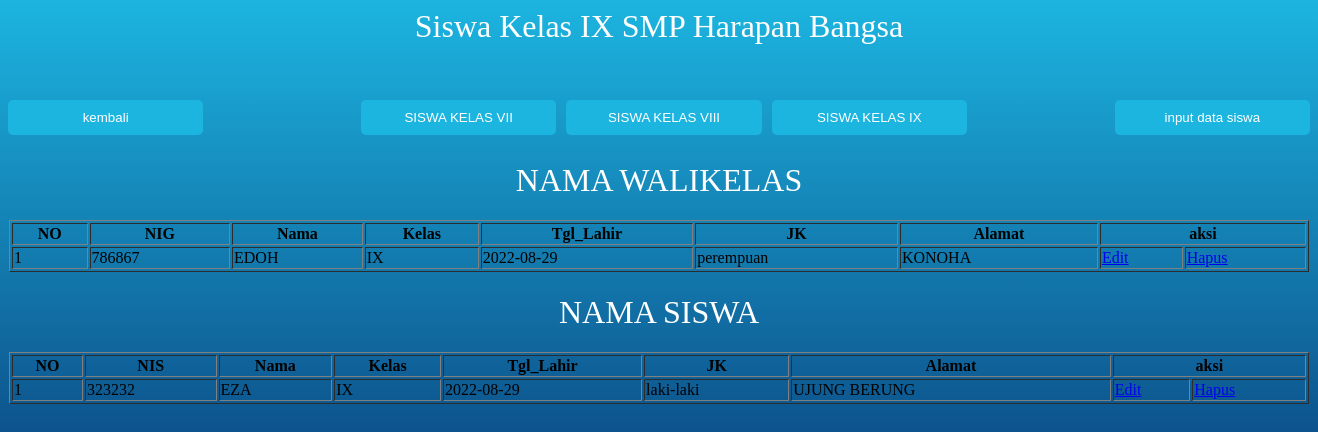
/siswa_ix.php (signed in), run on the app's committed database.
### tables this page shows
CREATE TABLE `guru` (
  `NIG` int(11) NOT NULL,
  `nama` varchar(50) NOT NULL,
  `tgl_lahir` date NOT NULL,
  `jk` varchar(20) NOT NULL,
  `alamat` varchar(225) NOT NULL,
  `kelas` varchar(10) NOT NULL,
  `Tingkatan` varchar(10) NOT NULL,
  `nama_jurusan` varchar(50) DEFAULT NULL
);

CREATE TABLE `siswa` (
  `NIS` int(11) NOT NULL,
  `nama` varchar(50) NOT NULL,
  `kelas` varchar(10) NOT NULL,
  `tgl_lahir` date NOT NULL,
  `jk` varchar(20) NOT NULL,
  `alamat` varchar(225) NOT NULL,
  `nama_jurusan` varchar(10) DEFAULT NULL
);

### userix.php (called while the page is built, shortened)
<?php
class User {
public function showData()
	{
        $conn = new Koneksi();
        $db=$conn->metal();
		$stmt=$db->prepare("SELECT NIS,nama,kelas,tgl_lahir,jk,alamat,nama FROM siswa where kelas='IX' ORDER BY nama ASC");
		$stmt->execute();
		return $stmt;
	}
    public function showDataix()
	{
        $conn = new Koneksi();
        $db=$conn->metal();
		$stmt=$db->prepare("SELECT NIG,nama,kelas,Tingkatan,tgl_lahir,jk,alamat FROM guru where NIG='786867' AND kelas='IX' AND Tingkatan='SMP'");
		$stmt->execute();
		return $stmt;
	}
}

### siswa_ix.php (the view, shortened to what this page needs)
<?php
require 'userix.php';
$obj = new User();
?>
<h1>Siswa Kelas IX SMP Harapan Bangsa</h1>
<link rel="stylesheet" type="text/css" href="css/smp.css">
<form action = "input_siswa.php" method ="POST" name="login">
<input type ="submit" class="tombol_input1" name = "submit" value = "input data siswa">
<p>
<center>
<table class= 'table table-bordered table-responsive'>
 <table border="1" width="1300px" >
    <tr>
     <th>NO</th>
     <th>NIG</th>
     <th>Nama</th>
     <th>Kelas</th>
     <th>Tgl_Lahir</th>
     <th>JK</th>
     <th>Alamat</th>
     <th  colspan="5">aksi</th>
 </tr>
</center>
 <?php
$no=1;
	$data=$obj->showDataix();
	if($data->rowCount()>0){
	while($row=$data->fetch(PDO::FETCH_ASSOC)){
?>
<tr>
	<td><?php echo $no; ?></td>
	<td><?php echo $row['NIG']; ?></td>
	<td><?php echo $row['nama']; ?></td>
    <td><?php echo $row['kelas']; ?></td>
    <td><?php echo $row['tgl_lahir']; ?></td>
    <td><?php echo $row['jk']; ?></td>
    <td><?php echo $row['alamat']; ?></td>
    <td><a href="editguru.php?NIG=<?php echo $row['NIG']; ?>">Edit</a></td>
    <td><a href="proses_delete_guru.php?NIG=<?php echo $row['NIG']; ?>">Hapus</a></td>
    </tr>
    </form>
<?php
$no+=1; }
}else{
echo '<tr>
		<td> Not found</td>
    </tr>';
}
?>
 <form action = "index.php" method ="POST" name="kembali">
<input type ="submit" class="tombol_kembali" name = "kembali" value = "kembali">
 </form>
 <form action = "siswa_vii.php" method ="POST" name="kelasvii">
<input type ="submit" class="tombol1" name = "kelasvii" value = "SISWA KELAS VII">
 </form>
<form action = "siswa_viii.php" method ="POST" name="kelasviii">
<input type ="submit" class="tombol2" name = "kelasviii" value = "SISWA KELAS VIII">
 </form>
 <form action = "siswa_ix.php" method ="POST" name="kelasxi">
<input type ="submit" class="tombol2" name = "kelasxi" value = "SISWA KELAS IX">
 </form>
 <h1>NAMA WALIKELAS</h1>
 <center>
<table class= 'table table-bordered table-responsive'>
 <table border="1" width="1300px" >
    <tr>
     <th>NO</th>
     <th>NIS</th>
     <th>Nama</th>
     <th>Kelas</th>
     <th>Tgl_Lahir</th>
     <th>JK</th>
     <th>Alamat</th>
     <th  colspan="5">aksi</th>
 </tr>
</center>
 <?php
$no=1;
	$data=$obj->showData();
	if($data->rowCount()>0){
	while($row=$data->fetch(PDO::FETCH_ASSOC)){
?>
<tr>
	<td><?php echo $no; ?></td>
	<td><?php echo $row['NIS']; ?></td>
	<td><?php echo $row['nama']; ?></td>
    <td><?php echo $row['kelas']; ?></td>
    <td><?php echo $row['tgl_lahir']; ?></td>
    <td><?php echo $row['jk']; ?></td>
    <td><?php echo $row['alamat']; ?></td>
    <td><a href="editsmp.php?NIS=<?php echo $row['NIS']; ?>">Edit</a></td>
    <td><a href="prosesdelete.php?NIS=<?php echo $row['NIS']; ?>">Hapus</a></td>
    </tr>
<?php
$no+=1; }
}else{
echo '<tr>
		<td> Not found</td>
    </tr>';
}
?>
 <h1>NAMA SISWA</h1>

### css/smp.css (style rules this page uses)
h1 { text-align: center; color: white; font-weight: 100; }
.tombol_input1 { background: #1cb5e0; color: white; font-size: 10pt; width: 15%; border: cornflowerblue; border-radius: 5px; padding: 10px 10px; margin-bottom: 5px; color :white; float:right; }
.tombol_kembali { background: #1cb5e0; color: white; font-size: 10pt; width: 15%; border: cornflowerblue; border-radius: 5px; padding: 10px 10px; margin-bottom: 5px; color :white; float:left; }
.tombol1 { background: #1cb5e0; color: white; font-size: 10pt; width: 15%; border: cornflowerblue; border-radius: 5px; padding: 10px 10px; margin-bottom: 5px; margin-left: 10px; color :white; }
.tombol2 { background: #1cb5e0; color: white; font-size: 10pt; width: 15%; border: cornflowerblue; border-radius: 5px; padding: 10px 10px; margin-bottom: 5px; margin-left: 10px; color :white; }

### data on the page
guru: NIG "786867", nama "EDOH", kelas "IX", tgl_lahir "2022-08-29", jk "perempuan", alamat "KONOHA"
siswa: NIS "323232", nama "EZA", kelas "IX", tgl_lahir "2022-08-29", jk "laki-laki", alamat "UJUNG BERUNG"
